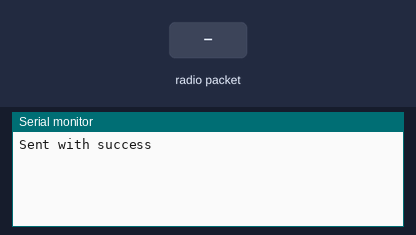
A sketch run on a simulated ESP32. Parts: the last lines printed to the serial monitor. The inputs (shaded band) are chosen by the test bench.

Above: at 1.2 s.
1.3 s: radio packet "1" arrives
At 2.1 s:
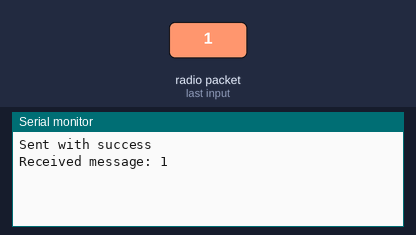
2.8 s: radio packet "0" arrives
At 3.2 s:
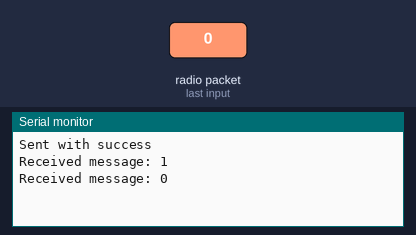
4.3 s: radio packet "2" arrives
At 5.6 s:
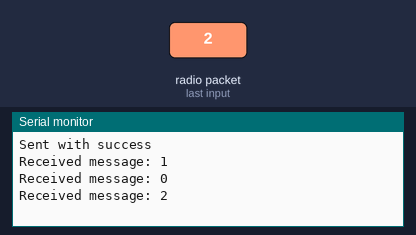

The sketch:

2nd_esp.ino
```cpp
#include <esp_now.h>
#include <WiFi.h>

// MAC addresses of the two ESP32 devices
uint8_t receiverMacAddress[] = {0xcc, 0xdb, 0xa7, 0x5a, 0x5b, 0x1c};
esp_now_peer_info_t peerInfo;

// Callback function to handle received data
void OnDataRecv(const uint8_t *macAddr, const uint8_t *data, int len) {
  // Handle received data

  // Print received message
  Serial.print("Received message: ");
  Serial.println((char*)data);
}

void setup() {
  // Initialize Serial and Wi-Fi
  Serial.begin(115200);
  WiFi.mode(WIFI_STA);

    // Init ESP-NOW
  if (esp_now_init() != ESP_OK) {
    Serial.println("Error initializing ESP-NOW");
    return;
  }

  // Register peer
  memcpy(peerInfo.peer_addr, receiverMacAddress, 6);
  peerInfo.channel = 0;
  peerInfo.encrypt = false;

  // Add peer
  if (esp_now_add_peer(&peerInfo) != ESP_OK){
    Serial.println("Failed to add peer");
    return;
  }
  // Register for a callback function that will be called when data is received
  esp_now_register_recv_cb(OnDataRecv);
}

void loop() {
  // Send message via ESP-NOW
  uint8_t senderData[] = "Hello from A8:42:E3:45:94:68!";
  esp_err_t result = esp_now_send(receiverMacAddress, senderData, sizeof(senderData));

  if (result == ESP_OK) {
    Serial.println("Sent with success");
  }
  else {
    Serial.println("Error sending the data");
  }
  delay(10000);
}
```

Measured:
- after the input at 1.3 s, the serial monitor: prints a new line at once (image 1)
- after the input at 2.8 s, the serial monitor: prints a new line at once (image 2)
- after the input at 4.3 s, the serial monitor: prints a new line at once (image 3)
